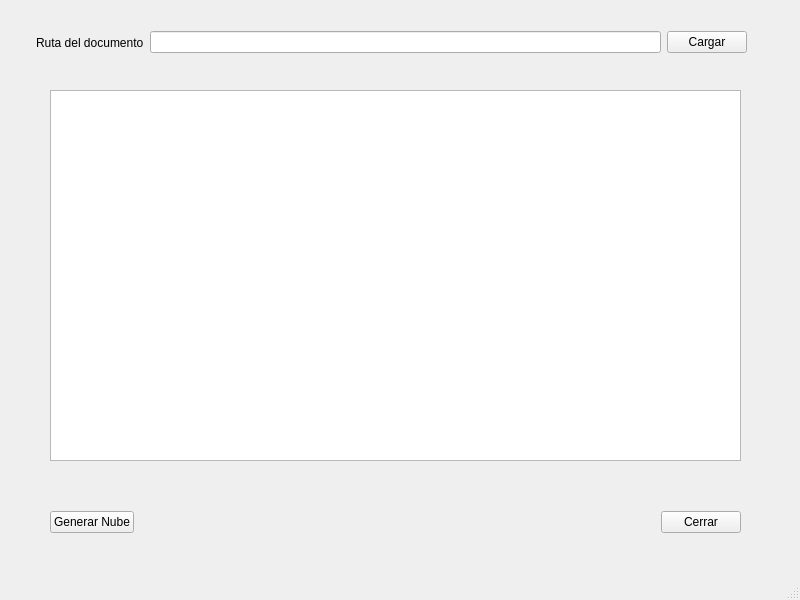
<?xml version="1.0" encoding="UTF-8"?>
<ui version="4.0">
 <class>MainWindow</class>
 <widget class="QMainWindow" name="MainWindow">
  <property name="geometry">
   <rect>
    <x>0</x>
    <y>0</y>
    <width>800</width>
    <height>600</height>
   </rect>
  </property>
  <property name="windowTitle">
   <string>Nube de palabras</string>
  </property>
  <widget class="QWidget" name="centralwidget">
   <widget class="QTextEdit" name="textEdit_doc">
    <property name="geometry">
     <rect>
      <x>50</x>
      <y>90</y>
      <width>691</width>
      <height>371</height>
     </rect>
    </property>
   </widget>
   <widget class="QWidget" name="">
    <property name="geometry">
     <rect>
      <x>36</x>
      <y>30</y>
      <width>711</width>
      <height>25</height>
     </rect>
    </property>
    <layout class="QHBoxLayout" name="horizontalLayout">
     <item>
      <widget class="QLabel" name="label_ruta">
       <property name="text">
        <string>Ruta del documento</string>
       </property>
      </widget>
     </item>
     <item>
      <widget class="QLineEdit" name="lineEdit_ruta"/>
     </item>
     <item>
      <widget class="QPushButton" name="pushButton_cargar">
       <property name="text">
        <string>Cargar</string>
       </property>
      </widget>
     </item>
    </layout>
   </widget>
   <widget class="QWidget" name="">
    <property name="geometry">
     <rect>
      <x>50</x>
      <y>510</y>
      <width>691</width>
      <height>25</height>
     </rect>
    </property>
    <layout class="QHBoxLayout" name="horizontalLayout_2">
     <item>
      <widget class="QPushButton" name="pushButton_generar">
       <property name="text">
        <string>Generar Nube</string>
       </property>
      </widget>
     </item>
     <item>
      <spacer name="horizontalSpacer">
       <property name="orientation">
        <enum>Qt::Horizontal</enum>
       </property>
       <property name="sizeHint" stdset="0">
        <size>
         <width>448</width>
         <height>20</height>
        </size>
       </property>
      </spacer>
     </item>
     <item>
      <widget class="QPushButton" name="pushButton_cerrar">
       <property name="text">
        <string>Cerrar</string>
       </property>
      </widget>
     </item>
    </layout>
   </widget>
  </widget>
  <widget class="QMenuBar" name="menubar">
   <property name="geometry">
    <rect>
     <x>0</x>
     <y>0</y>
     <width>800</width>
     <height>21</height>
    </rect>
   </property>
  </widget>
  <widget class="QStatusBar" name="statusbar"/>
 </widget>
 <resources/>
 <connections/>
</ui>
